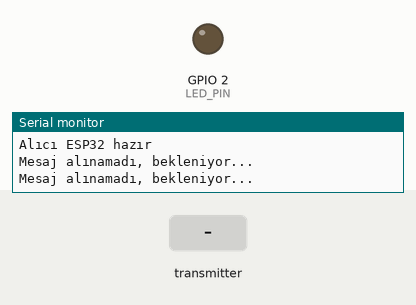
Simulated run of this sketch. Board: ESP32. Shown: output pins drawn as LEDs (lit = HIGH), the last lines printed to the serial monitor. The test bench sets the inputs (shaded band). No radio packets arrive unless stated.

Above: at 1.8 s.
1.9 s: the transmitter starts sending receivedMessage = 1
At 3.2 s:
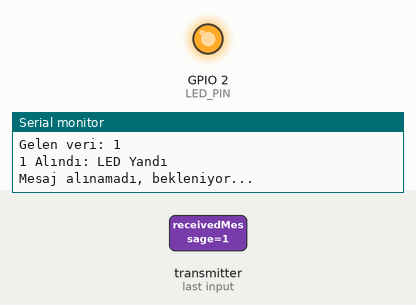
3.5 s: the transmitter starts sending receivedMessage = 0
At 4.9 s:
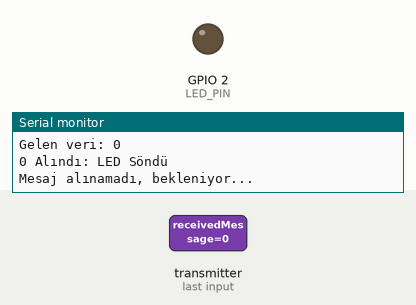
Timing chart, 0 to 6.5 s (numbered marks = the images above; inputs shaded):
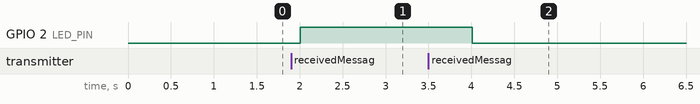

The sketch:

led_alma.ino
```cpp
#include <RF24.h>

// Define NRF24L01 pins
#define CE_PIN 4
#define CSN_PIN 5
#define LED_PIN 2 // LED GPIO 2 üzerinde (düzeltme)

RF24 radio(CE_PIN, CSN_PIN);
const byte address[6] = "00001";  // Adres tanımlama

void setup() {
  Serial.begin(115200);
  pinMode(LED_PIN, OUTPUT);

  // Initialize NRF24L01
  if (!radio.begin()) {
    Serial.println("NRF24L01 başlatılamadı!");
    while (1);  // Hata varsa sonsuz döngüye gir
  }

  radio.openReadingPipe(0, address);
  radio.setPALevel(RF24_PA_LOW);
  radio.startListening();

  Serial.println("Alıcı ESP32 hazır");
}

void loop() {
  if (radio.available()) {
    bool receivedMessage;
    radio.read(&receivedMessage, sizeof(receivedMessage));  // Mesajı al

    // Debugging: Gelen veriyi yazdır
    Serial.print("Gelen veri: ");
    Serial.println(receivedMessage);

    // LED'i kontrol et
    if (receivedMessage == 1) {
      digitalWrite(LED_PIN, HIGH);  // LED yanar
      Serial.println("1 Alındı: LED Yandı");
    } else if (receivedMessage == 0) {
      digitalWrite(LED_PIN, LOW);  // LED söner
      Serial.println("0 Alındı: LED Söndü");
    } else {
      Serial.println("Bilinmeyen mesaj alındı!");
    }
  } else {
    // Radyo bağlantısında herhangi bir mesaj alınmadığında hata ayıklama için bilgi yazdırın
    Serial.println("Mesaj alınamadı, bekleniyor...");
    delay(1000);  // 1 saniye bekleyin
  }
}
```

Measured:
- after the input at 1.9 s, GPIO 2 (LED_PIN): LOW → HIGH after 0.11 s
- after the input at 3.5 s, GPIO 2 (LED_PIN): HIGH → LOW after 0.51 s
